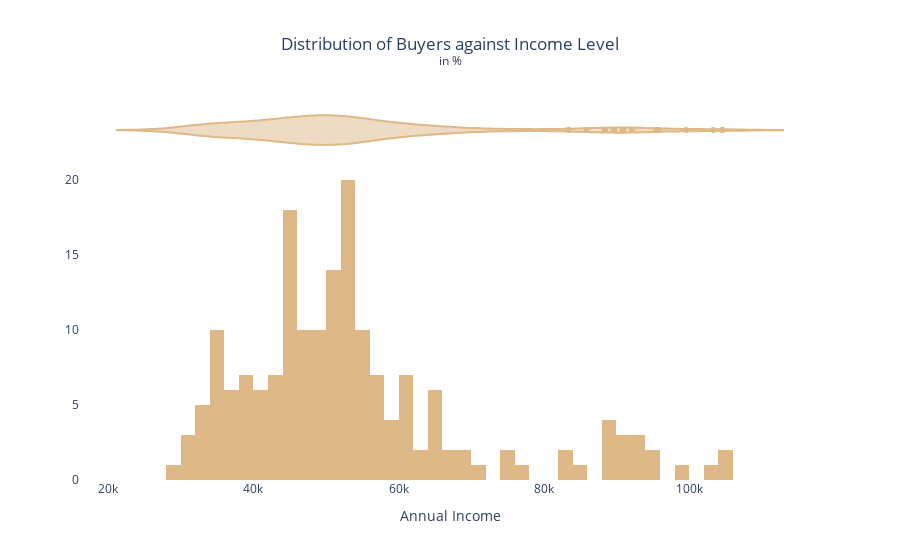

Notebook code cell kept with this figure:
### Code cell
# Distribution of Buyers against Income Level (all categories of product)

title_ = 'Distribution of Buyers against Income Level<br><sup>in %'
labels_ = {"Income":"Annual Income"}
dist = px.histogram(df, x = 'Income', labels = labels_, title = title_, marginal = 'violin', nbins = 50)
dist.update_layout(title_x = 0.5, yaxis_title = None, plot_bgcolor = 'white')
dist.update_traces(marker_color = 'burlywood')
dist.show()

### Figure 1 — Plotly figure (JSON) as saved in the notebook; plotly's stock layout.template omitted (floating-point values rounded to 4 significant figures; data arrays with more than 128 entries replaced by an {"elided": "..."} marker saying what was removed)
{"data": [{"alignmentgroup": "True", "bingroup": "x", "hovertemplate": "Annual Income=%{x}<br>count=%{y}<extra></extra>", "legendgroup": "", "marker": {"color": "burlywood", "pattern": {"shape": ""}}, "name": "", "nbinsx": 50, "offsetgroup": "", "orientation": "v", "showlegend": false, "type": "histogram", "x": {"elided": "180 int values"}, "xaxis": "x", "yaxis": "y"}, {"alignmentgroup": "True", "hovertemplate": "Annual Income=%{x}<extra></extra>", "legendgroup": "", "marker": {"color": "burlywood"}, "name": "", "offsetgroup": "", "scalegroup": "x", "showlegend": false, "type": "violin", "x": {"elided": "180 int values"}, "xaxis": "x2", "yaxis": "y2"}], "layout": {"autosize": true, "barmode": "relative", "legend": {"tracegroupgap": 0}, "plot_bgcolor": "white", "title": {"text": "Distribution of Buyers against Income Level<br><sup>in %", "x": 0.5}, "xaxis": {"anchor": "y", "autorange": true, "domain": [0, 1], "range": [16100.0, 118000.0], "title": {"text": "Annual Income"}, "type": "linear"}, "xaxis2": {"anchor": "y2", "autorange": true, "domain": [0, 1], "matches": "x", "range": [16100.0, 118000.0], "showgrid": true, "showticklabels": false, "type": "linear"}, "yaxis": {"anchor": "x", "autorange": true, "domain": [0, 0.8316], "range": [0, 21.05], "title": {}}, "yaxis2": {"anchor": "x2", "autorange": true, "domain": [0.8416, 1], "matches": "y2", "range": [-0.5, 0.5], "showgrid": false, "showline": false, "showticklabels": false, "ticks": "", "type": "category"}}}
